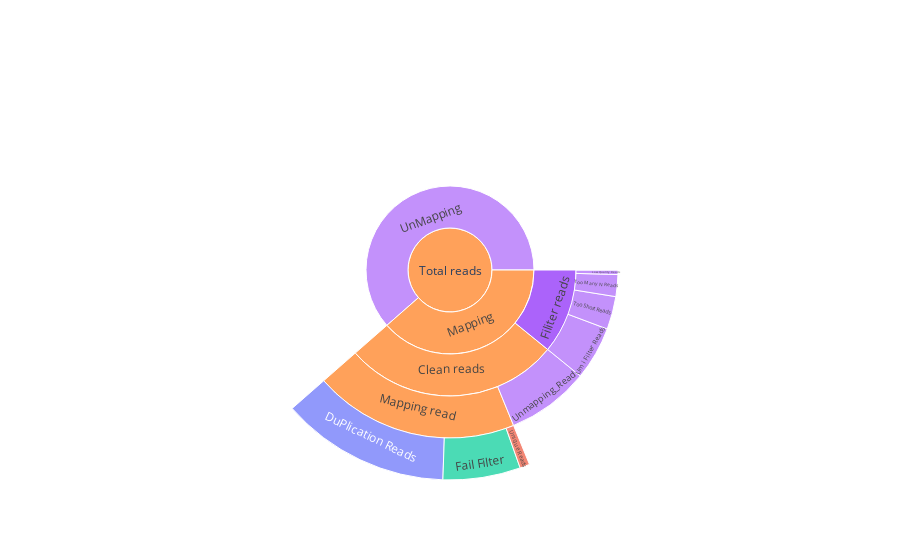

The notebook cell this image was saved under:
### Code cell
import json
import plotly.graph_objects as go
import plotly.express as px
from pandas.core.frame import DataFrame
import pandas as pd
import numpy as np


def tran_data(data):
    if 'K' in data:
        return float(data.strip('K'))/1000
    elif 'M' in data:
        return float(data.strip('M'))
    else:
        return float(data)

with open('./final_result.json','r') as read_json:
    data_json = json.load(read_json)

DUPLICATION_RATE = float(data_json["2.Alignment"]["2.6.Filter_And_Deduplication"][0]['DUPLICATION_RATE'])/100
UNIQUE_RATE = 1 - float(data_json["2.Alignment"]["2.6.Filter_And_Deduplication"][0]['DUPLICATION_RATE'])/100
FAIL_FILTER_RATE = float(data_json["2.Alignment"]["2.6.Filter_And_Deduplication"][0]['FAIL_FILTER_RATE'])/100

Unique_Mapped_Reads_RATE_1 = float(data_json["2.Alignment"]["2.2.Uniquely_Mapped_Read"][0]['Mapped_Reads(%)'].strip('%'))/100
Unique_Mapped_Reads_RATE_2 = float(data_json["2.Alignment"]["2.2.Uniquely_Mapped_Read"][1]['Mapped_Reads(%)'].strip('%'))/100

Multi_Mapping_RATE_1 = float(data_json["2.Alignment"]["2.3.Multi_Mapping_Read"][0]["Multiple_Loci"].split('(')[-1].strip('%)'))/100+float(data_json["2.Alignment"]["2.3.Multi_Mapping_Read"][0]["Many_Loci"].split('(')[-1].strip('%)'))/100
Multi_Mapping_RATE_2 = float(data_json["2.Alignment"]["2.3.Multi_Mapping_Read"][1]["Multiple_Loci"].split('(')[-1].strip('%)'))/100+float(data_json["2.Alignment"]["2.3.Multi_Mapping_Read"][1]["Many_Loci"].split('(')[-1].strip('%)'))/100

Chimeric_RATE_1 = float(data_json["2.Alignment"]["2.5.Chimeric_Read"][0]["Number_Of_Chimeric_Reads"].split('(')[-1].strip('%)'))/100
Chimeric_RATE_2 = float(data_json["2.Alignment"]["2.5.Chimeric_Read"][1]["Number_Of_Chimeric_Reads"].split('(')[-1].strip('%)'))/100


# Filter and deduplication
# Pass Filter Data
DuPlication_Reads = float(data_json["2.Alignment"]["2.6.Filter_And_Deduplication"][0]['DUPLICATION_RATE'])/100*tran_data(data_json["2.Alignment"]["2.6.Filter_And_Deduplication"][0]['PASS_FILTER'])
Unique_Reads = tran_data(data_json["2.Alignment"]["2.6.Filter_And_Deduplication"][0]['UNIQUE_READS'])

# Fail Filter Data
Fail_Filter = tran_data(data_json["2.Alignment"]["2.6.Filter_And_Deduplication"][0]["TOTAL_READS"])*float(data_json["2.Alignment"]["2.6.Filter_And_Deduplication"][0]["FAIL_FILTER_RATE"])/100

# Annotation Data
EXONIC = tran_data(data_json["2.Alignment"]["2.7.Annotation"][0]["EXONIC"].split('(')[-2])
INTRONIC = tran_data(data_json["2.Alignment"]["2.7.Annotation"][0]["INTRONIC"].split('(')[-2])
INTERGENIC = tran_data(data_json["2.Alignment"]["2.7.Annotation"][0]["INTERGENIC"].split('(')[-2])
TRANSCRIPTOME = tran_data(data_json["2.Alignment"]["2.7.Annotation"][0]["TRANSCRIPTOME"].split('(')[-2])
ANTISENSE = tran_data(data_json["2.Alignment"]["2.7.Annotation"][0]["ANTISENSE"].split('(')[-2])

# Clean Reads Data
# mapping reads
Unique_Mapped_Reads = tran_data(data_json["2.Alignment"]["2.2.Uniquely_Mapped_Read"][0]['Mapped_Reads_Number']) + tran_data(data_json["2.Alignment"]["2.2.Uniquely_Mapped_Read"][1]['Mapped_Reads_Number'])
Multi_Mapping_Reads = tran_data(data_json["2.Alignment"]["2.3.Multi_Mapping_Read"][0]['Multiple_Loci'].split('(')[-2]) + tran_data(data_json["2.Alignment"]["2.3.Multi_Mapping_Read"][1]['Multiple_Loci'].split('(')[-2])
Chimeric_Reads = tran_data(data_json["2.Alignment"]["2.5.Chimeric_Read"][0]['Number_Of_Chimeric_Reads'].split('(')[-2]) + tran_data(data_json["2.Alignment"]["2.5.Chimeric_Read"][1]['Number_Of_Chimeric_Reads'].split('(')[-2])
Mapping_read = Unique_Mapped_Reads + Multi_Mapping_Reads + Chimeric_Reads
# Unmaping reads
Unmapping_RATE_1 = float(data_json["2.Alignment"]["2.4.Unmapping_Read"][0]["Too_Many_Mismatches"].split('(')[-1].strip('%)'))/100 + float(data_json["2.Alignment"]["2.4.Unmapping_Read"][0]["Too_Short"].split('(')[-1].strip('%)'))/100 + float(data_json["2.Alignment"]["2.4.Unmapping_Read"][0]["Other"].split('(')[-1].strip('%)'))/100
Unmapping_RATE_2 = float(data_json["2.Alignment"]["2.4.Unmapping_Read"][1]["Too_Many_Mismatches"].split('(')[-1].strip('%)'))/100 + float(data_json["2.Alignment"]["2.4.Unmapping_Read"][1]["Too_Short"].split('(')[-1].strip('%)'))/100 + float(data_json["2.Alignment"]["2.4.Unmapping_Read"][1]["Other"].split('(')[-1].strip('%)'))/100
Input_read_num_1 = tran_data(data_json["2.Alignment"]["2.1.Input_Read"][0]["Number_Of_Input_Reads"])
Input_read_num_2 = tran_data(data_json["2.Alignment"]["2.1.Input_Read"][1]["Number_Of_Input_Reads"])
Unmapping_Read_1 = Input_read_num_1*Unmapping_RATE_1
Unmapping_Read_2 = Input_read_num_2*Unmapping_RATE_2
Unmapping_Read = Unmapping_Read_1 + Unmapping_Read_2

# Filiter reads Data
Raw_Reads = tran_data(data_json["1.Filter_and_Map"]["1.2.Filter_Stat"][0]["Raw_Reads"])+tran_data(data_json["1.Filter_and_Map"]["1.2.Filter_Stat"][1]["Raw_Reads"])
Low_Quality_Reads = tran_data(data_json["1.Filter_and_Map"]["1.2.Filter_Stat"][0]["Low_Quality_Reads"])+tran_data(data_json["1.Filter_and_Map"]["1.2.Filter_Stat"][1]["Low_Quality_Reads"])
Too_Many_N_Reads = tran_data(data_json["1.Filter_and_Map"]["1.2.Filter_Stat"][0]["Too_Many_N_Reads"])+tran_data(data_json["1.Filter_and_Map"]["1.2.Filter_Stat"][1]["Too_Many_N_Reads"])
Too_Short_Reads = tran_data(data_json["1.Filter_and_Map"]["1.2.Filter_Stat"][0]["Too_Short_Reads"])+tran_data(data_json["1.Filter_and_Map"]["1.2.Filter_Stat"][1]["Too_Short_Reads"])
Too_Long_Reads = tran_data(data_json["1.Filter_and_Map"]["1.2.Filter_Stat"][0]["Too_Long_Reads"])+tran_data(data_json["1.Filter_and_Map"]["1.2.Filter_Stat"][1]["Too_Long_Reads"])
Umi_Filter_Reads = tran_data(data_json["1.Filter_and_Map"]["1.1.Adapter_Filter"][0]["mapped_reads"].split('(')[-2])+tran_data(data_json["1.Filter_and_Map"]["1.1.Adapter_Filter"][1]["mapped_reads"].split('(')[-2]) - Raw_Reads


# UnMapping Data
UnMapping_1 = tran_data(data_json["1.Filter_and_Map"]["1.1.Adapter_Filter"][0]["total_reads"]) - tran_data(data_json["1.Filter_and_Map"]["1.1.Adapter_Filter"][0]["mapped_reads"].split('(')[-2])
UnMapping_2 = tran_data(data_json["1.Filter_and_Map"]["1.1.Adapter_Filter"][1]["total_reads"]) - tran_data(data_json["1.Filter_and_Map"]["1.1.Adapter_Filter"][1]["mapped_reads"].split('(')[-2])
UnMapping = UnMapping_1 + UnMapping_2

Mapping_reads = DuPlication_Reads + Fail_Filter + Unique_Reads

Clean_reads = Mapping_reads + UnMapping

Filter_reads = Umi_Filter_Reads + Too_Long_Reads + Too_Short_Reads + Low_Quality_Reads + Too_Many_N_Reads

Mapping = Filter_reads + Clean_reads

#Total reads Data
Total_reads = Mapping + UnMapping
# print(DUPLICATION_RATE,UNIQUE_RATE,FAIL_FILTER_RATE,Mapped_Reads_RATE_1,Mapped_Reads_RATE_2,Multi_Mapping_RATE_1,\
#     Multi_Mapping_RATE_2,Chimeric_RATE_1,Chimeric_RATE_2,Unmapping_RATE_1,Unmapping_RATE_2)
# print(EXONIC,INTRONIC,INTERGENIC,TRANSCRIPTOME,ANTISENSE)
df = [['Value','Filter and deduplication','Alignment reference reads','Filiter stat','Adapter Filter','total read']]
for i in ['Mapping_read','Unmapping_Read']:
    if i == 'Unmapping_Read':
        df.append([eval(i),'','Unmapping_Read','Clean reads','Mapping','Total reads'])
        continue  
    for j in ['DuPlication_Reads','Unique_Reads','Fail_Filter']:
        df.append([eval(j),j.replace('_',' '),i.replace('_',' '),'Clean reads','Mapping','Total reads'])

for ii in ['Low_Quality_Reads','Too_Many_N_Reads','Too_Short_Reads','Too_Long_Reads','Umi_Filter_Reads']:
    df.append([eval(ii),'',ii.replace('_',' '),'Filiter reads','Mapping','Total reads'])


df.append([UnMapping,'','','','UnMapping','Total reads'])
# parents_dict = {'Total_reads':'','Mapping':'Total_reads','UnMapping':'Total_reads','Filter_reads':'Mapping',\
# 'Clean_reads':'Mapping', 'Umi_Filter_Reads':'Filter_reads','Too_Long_Reads':'Filter_reads',\
# 'Too_Short_Reads':'Filter_reads','Too_Many_N_Reads':'Filter_reads','Low_Quality_Reads':'Filter_reads',\
# 'Mapping_reads':'Clean_reads','Unmapping_Read':'Clean_reads','DuPlication_Reads':'Mapping_reads',\
# 'Fail_Filter':'Mapping_reads','Unique_Reads':'Mapping_reads'
# }

# df = [['labels','parents','value']]
# for k,v in parents_dict.items():
#     df.append([k,v,eval(k)])

df = DataFrame(df)
df.columns = df.loc[0,:]
df = df.loc[1:,:]
df[df=='']=np.nan

# fig = go.Figure()

# fig.add_trace(go.Sunburst(
#     values=df.value,
#     labels=df.labels,
#     parents=df.parents,

# ))
fig = px.sunburst(df, path=['total read', 'Adapter Filter', 'Filiter stat','Alignment reference reads','Filter and deduplication'], values='Value',
                  color='Filter and deduplication')

# fig.update_layout(
#     margin = dict(t=10, l=10, r=10, b=10)
# )
fig.show()

### Figure 1 — Plotly figure (JSON) as saved in the notebook; plotly's stock layout.template omitted (floating-point values rounded to 4 significant figures)
{"data": [{"branchvalues": "total", "customdata": [["DuPlication Reads"], ["Unique Reads"], ["Fail Filter"], [null], ["(?)"], [null], [null], [null], [null], [null], ["(?)"], [null], ["(?)"], [null], ["(?)"]], "domain": {"x": [0, 1], "y": [0, 1]}, "hovertemplate": "labels=%{label}<br>Value=%{value}<br>parent=%{parent}<br>id=%{id}<br>Filter and deduplication=%{customdata[0]}<extra></extra>", "ids": ["Total reads/Mapping/Clean reads/Mapping read/DuPlication Reads", "Total reads/Mapping/Clean reads/Mapping read/Unique Reads", "Total reads/Mapping/Clean reads/Mapping read/Fail Filter", "Total reads/Mapping/Filiter reads/Low Quality Reads", "Total reads/Mapping/Clean reads/Mapping read", "Total reads/Mapping/Filiter reads/Too Long Reads", "Total reads/Mapping/Filiter reads/Too Many N Reads", "Total reads/Mapping/Filiter reads/Too Short Reads", "Total reads/Mapping/Filiter reads/Umi Filter Reads", "Total reads/Mapping/Clean reads/Unmapping_Read", "Total reads/Mapping/Clean reads", "Total reads/Mapping/Filiter reads", "Total reads/Mapping", "Total reads/UnMapping", "Total reads"], "labels": ["DuPlication Reads", "Unique Reads", "Fail Filter", "Low Quality Reads", "Mapping read", "Too Long Reads", "Too Many N Reads", "Too Short Reads", "Umi Filter Reads", "Unmapping_Read", "Clean reads", "Filiter reads", "Mapping", "UnMapping", "Total reads"], "marker": {"colors": ["#636efa", "#EF553B", "#00cc96", "#ab63fa", "#FFA15A", "#ab63fa", "#ab63fa", "#ab63fa", "#ab63fa", "#ab63fa", "#FFA15A", "#ab63fa", "#FFA15A", "#ab63fa", "#FFA15A"]}, "name": "", "parents": ["Total reads/Mapping/Clean reads/Mapping read", "Total reads/Mapping/Clean reads/Mapping read", "Total reads/Mapping/Clean reads/Mapping read", "Total reads/Mapping/Filiter reads", "Total reads/Mapping/Clean reads", "Total reads/Mapping/Filiter reads", "Total reads/Mapping/Filiter reads", "Total reads/Mapping/Filiter reads", "Total reads/Mapping/Filiter reads", "Total reads/Mapping/Clean reads", "Total reads/Mapping", "Total reads/Mapping", "Total reads", "Total reads", ""], "type": "sunburst", "values": [61.67, 3.58, 28.28, 2.038, 93.54, 0, 10, 15.06, 24.45, 37.73, 131.3, 51.55, 182.8, 291.5, 474.3]}], "layout": {"legend": {"tracegroupgap": 0}, "margin": {"t": 60}}}
